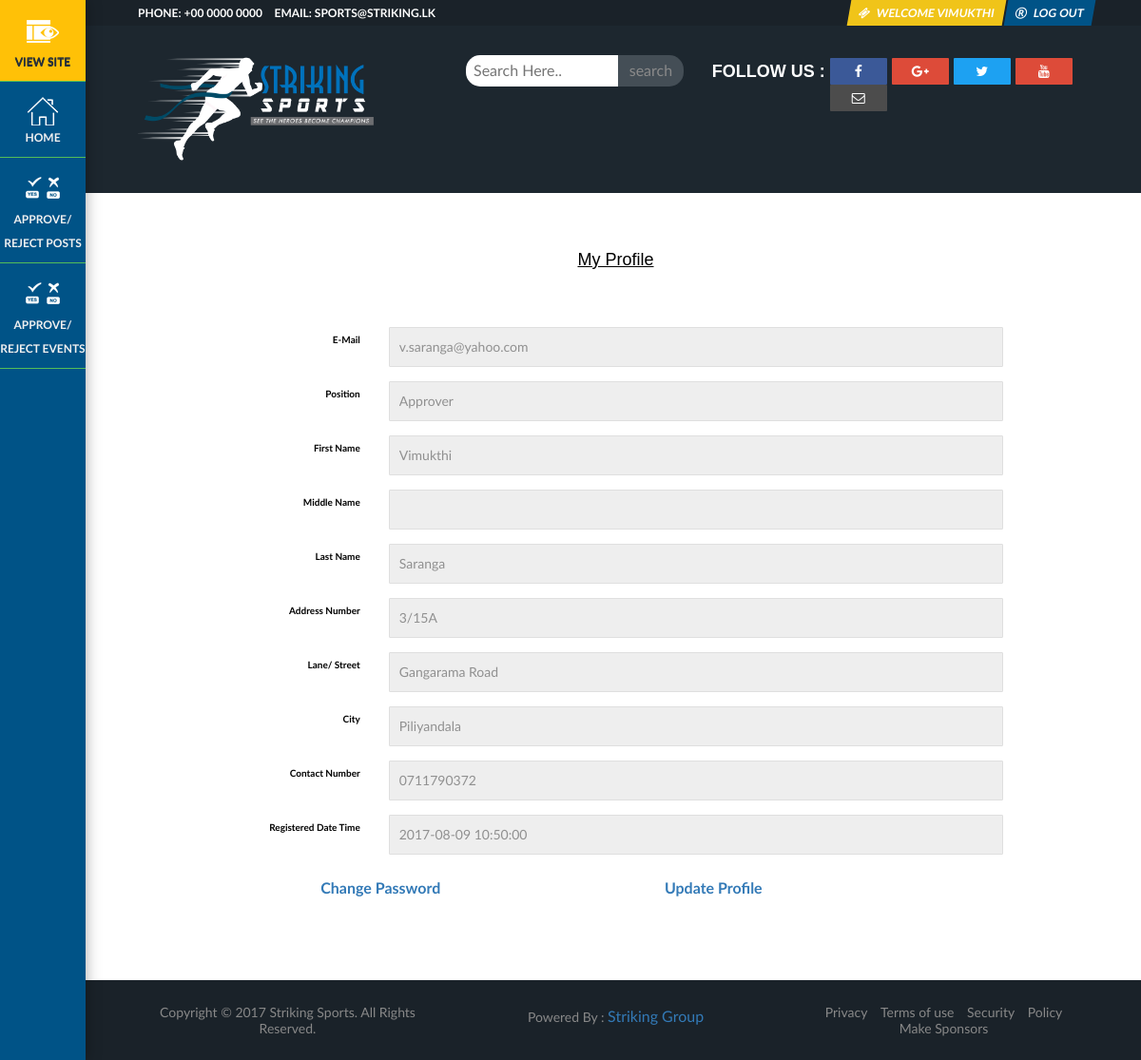
/StrikingSports/src/staffProfile.php (signed in), run on an earlier commit of the app's database.
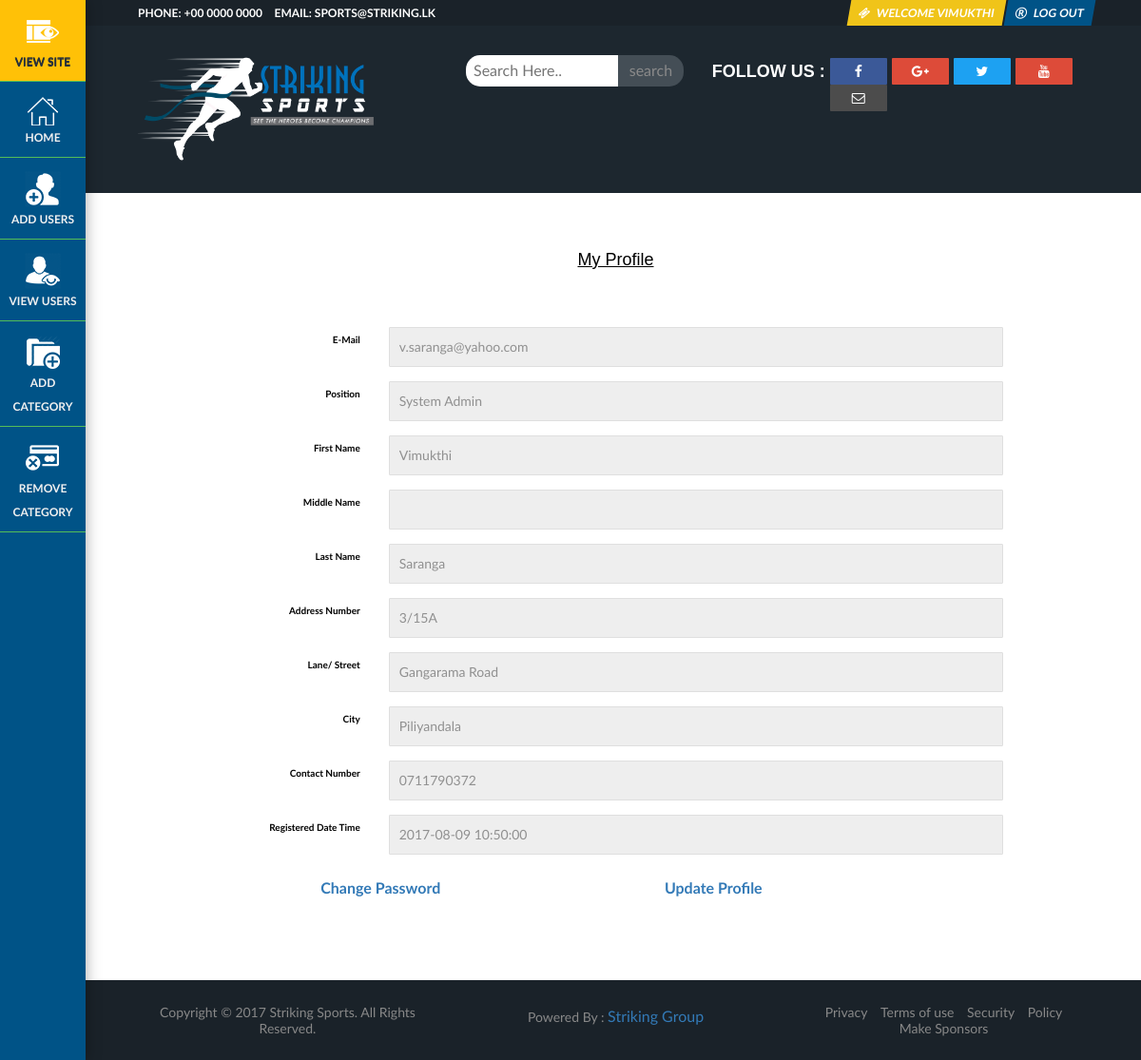
And on a later commit of the database.
### tables this page shows
CREATE TABLE `staff` (
  `email` varchar(100) NOT NULL,
  `password` varchar(32) DEFAULT NULL,
  `previous_password` varchar(32) DEFAULT NULL,
  `registered_date_time` datetime DEFAULT NULL,
  `status` int(11) DEFAULT NULL,
  `login_attempt` int(11) DEFAULT NULL,
  `contact_no` varchar(10) DEFAULT NULL,
  `address_address_id` int(11) NOT NULL,
  `name_name_id` int(11) NOT NULL,
  `position` int(11) NOT NULL DEFAULT '1',
  PRIMARY KEY (`email`),
  UNIQUE KEY `email_UNIQUE` (`email`),
  KEY `fk_staff_address_idx` (`address_address_id`),
  KEY `fk_staff_name1_idx` (`name_name_id`),
  CONSTRAINT `fk_staff_address` FOREIGN KEY (`address_address_id`) REFERENCES `address` (`address_id`) ON DELETE NO ACTION ON UPDATE NO ACTION,
  CONSTRAINT `fk_staff_name1` FOREIGN KEY (`name_name_id`) REFERENCES `name` (`name_id`) ON DELETE NO ACTION ON UPDATE NO ACTION
);

### StrikingSports/src/staffProfile.php (the view, shortened to what the changed rows need)
<?php
if(isset($_SESSION['email'])){
?>
<!DOCTYPE html>
<html lang="en">
<?php
include_once('../ssi/header.php');
include_once('../ssi/db.php');
?>
<body style="overflow: visible;">
	<?php
		$email = $_SESSION['email'];
		$getUser = "SELECT * FROM staff WHERE email='".$email."'";
		$resultGetUser = mysqli_query($con, $getUser) or die();
		if(mysqli_num_rows($resultGetUser) != 0){
			while($rowGetUser = mysqli_fetch_array($resultGetUser)){
				$eContact = $rowGetUser['contact_no'];
				$eNameId = $rowGetUser['name_name_id'];
				$eAddressId = $rowGetUser['address_address_id'];
				$position = $rowGetUser['position'];
				$ePosition = $position;
				if($position == "0"){
					$position = "System Admin";
				} else if($position == "1"){
					$position = "Editor";
				} else if($position == "2"){
					$position = "Approver";
				}
				$regDateTime = $rowGetUser['registered_date_time'];
				$getName = "SELECT * FROM NAME WHERE name_id='".$eNameId."'";
				$resultGetName = mysqli_query($con, $getName) or die();
				if(mysqli_num_rows($resultGetName) != 0){
					while($rowGetName = mysqli_fetch_array($resultGetName)){
						$eFName = $rowGetName['first_name'];
						$eSName = $rowGetName['second_name'];
						$eLName = $rowGetName['last_name'];
					}
				} else {
					session_unset();
					header('staffLogin.php?error=np');
				}
				$getAddress = "SELECT * FROM address WHERE address_id='".$eAddressId."'";
				$resultGetAddress = mysqli_query($con, $getAddress) or die();
				if(mysqli_num_rows($resultGetAddress) != 0){
					while($rowGetAddress = mysqli_fetch_array($resultGetAddress)){
						$eAno = $rowGetAddress['address_no'];
						$eALane = $rowGetAddress['address_lane'];
						$eACity = $rowGetAddress['address_city'];
					}
				} else {
					session_unset();
					header('staffLogin.php?error=np');
				}
			}
		} else {
			session_unset();
			header('staffLogin.php?error=np');
		}
	?>
    <?php
		if($ePosition == 0){
			include_once('../ssi/sideMenuAdmin.php');
		} else if($ePosition == 1){
			include_once('../ssi/sideMenuStaff.php');
		} else if($ePosition == 2){
			include_once('../ssi/sideMenuApprover.php');
		}
		include_once('../ssi/topMenuStaff.php');
		include_once('../ssi/searchBar.php');
	?>
    <section>
    <div class="lp">
        <div class="inn-title text-center">
            <font face="Verdana, Geneva, sans-serif" size="+1">
            	<u>My Profile</u>
            </font>
        </div>
        <div class="p-mf">
        <div style="padding:10px;">
			<form role="form" class="form-horizontal">
                <div class="form-group">
                    <label for="employeelNIC" class="control-label col-md-3">E-Mail</label>
                    <div class="col-md-8">
                    	<input class="form-control" type="text" name="nic" id="nic" readonly value="<?php echo $email; ?>"/>
                	</div>
                </div>
                <div class="form-group">
                    <label for="employeelNIC" class="control-label col-md-3">Position</label>
                    <div class="col-md-8">
                    	<input class="form-control" type="text" name="nic" id="nic" readonly value="<?php echo $position;?>"/>
                	</div>
                </div>
                <div class="form-group">
                    <label for="employeefName" class="control-label col-md-3">First Name</label>
                    <div class="col-md-8">
                    	<input class="form-control text-capitalize" type="text" name="fname" id="fname" readonly value="<?php echo $eFName; ?>"/>
                	</div>
                </div>
                <div class="form-group">
                    <label for="employeemName" class="control-label col-md-3">Middle Name</label>
                    <div class="col-md-8">
                    	<input class="form-control text-capitalize" type="text" name="mname" id="mname" readonly value="<?php echo $eSName; ?>"/>
                	</div>
                </div>
                <div class="form-group">
                    <label for="employeelName" class="control-label col-md-3">Last Name</label>
                    <div class="col-md-8">
                    	<input class="form-control text-capitalize" type="text" name="lname" id="lname" readonly value="<?php echo $eLName; ?>"/>
                	</div>
                </div>
                <div class="form-group">
                    <label for="addressNo" class="control-label col-md-3">Address Number</label>
                    <div class="col-md-8">
                    	<input class="form-control text-capitalize" type="text" name="addresNo" id="addressNo" readonly value="<?php echo $eAno; ?>"/>
                	</div>
                </div>
                <div class="form-group">
                    <label for="addressLane" class="control-label col-md-3">Lane/ Street</label>
                    <div class="col-md-8">
                    	<input class="form-control  text-capitalize" type="text" name="lane" id="lane" readonly value="<?php echo $eALane; ?>"/>
                	</div>
                </div>
                <div class="form-group">
                    <label for="addressCity" class="control-label col-md-3">City</label>
                    <div class="col-md-8">
                    	<input class="form-control text-capitalize" type="text" name="city" id="city" readonly value="<?php echo $eACity; ?>"/>
                	</div>
                </div>
                <div class="form-group">
                    <label for="employeeContact" class="control-label col-md-3">Contact Number</label>
                    <div class="col-md-8">
                    	<input class="form-control" type="text" name="contact" id="contact" readonly value="<?php echo $eContact; ?>"/>
                	</div>
                </div>
                <div class="form-group">
                    <label for="regDate" class="control-label col-md-3">Registered Date Time</label>
                    <div class="col-md-8">
                    	<input class="form-control text-capitalize" type="text" name="regDate" id="regDate" readonly value="<?php echo $regDateTime; ?>" required/>
                	</div>
                </div>
                <div class="form-group text-center">
                    <label class="control-label col-md-4"><a href="changeStaffPassword.php">Change Password</a></label>
                    <label class="control-label col-md-4"><a href="editStaffProfile.php">Update Profile</a></label>
                </div>
            </form>
        </div>
    </div>
    </div>
    </section>
<?php
		include_once('../ssi/copyRights.php');
	?>
</body>
</html>
<?php
} else {
	header('Location:../404.php');
}
?>

### StrikingSports/ssi/sideMenuApprover.php (shortened to what the changed rows need)
<section>
    <div class="menu">
        <ul>
        	<li>
                <a href="../index.php" target="_blank"><img src="../images/viewSite.png" alt=""> View Site</a>
            </li>
            <li>
                <a href="../src/staffPanel.php"><img src="../images/s1.png" alt=""> Home</a>
            </li>
            <li>
                <a href="../src/approveReject.php"><img src="../images/eventPost.png" alt=""> Approve/ Reject Posts</a>
            </li>
            <li>
                <a href="../src/approveRejectEvents.php"><img src="../images/eventPost.png" alt=""> Approve/ Reject Events</a>
            </li>
        </ul>
    </div>
</section>

### StrikingSports/ssi/sideMenuAdmin.php (shortened to what the changed rows need)
<section>
    <div class="menu">
        <ul>
        	<li>
                <a href="../index.php" target="_blank"><img src="../images/viewSite.png" alt=""> View Site</a>
            </li>
            <li>
                <a href="../src/staffPanel.php"><img src="../images/s1.png" alt=""> Home</a>
            </li>
            <li>
                <a href="../src/addUsers.php"><img src="../images/addUser.png" alt=""> Add Users</a>
            </li>
            <li>
                <a href="../src/viewUsers.php"><img src="../images/viewUser.png" alt=""> View Users</a>
            </li>
            <li>
                <a href="../src/addCategory.php"><img src="../images/addCategory.png" alt=""> Add Category</a>
            </li>
            <li>
                <a href="../src/removeCategory.php"><img src="../images/removeCategory.png" alt=""> Remove Category</a>
            </li>
        </ul>
    </div>
</section>

What changed in the data, as far as the page shows it:
changed staff: position 2 → 0 (drawn); nic "Approver" → "System Admin"
Also different on the page:
text no longer shown: "APPROVE/ REJECT POSTS APPROVE/ REJECT EVENTS"
text now shown: "ADD USERS VIEW USERS ADD CATEGORY REMOVE CATEGORY"
